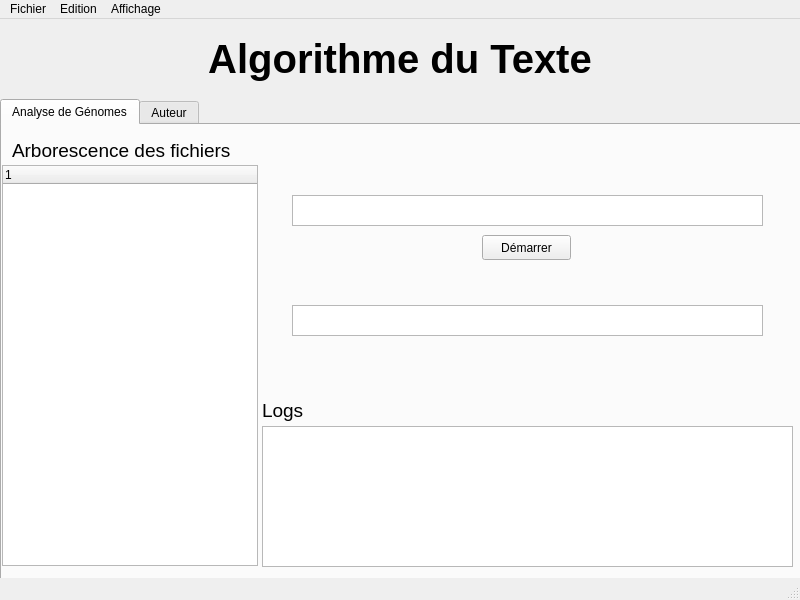
<?xml version="1.0" encoding="UTF-8"?>
<ui version="4.0">
 <class>MainWindow</class>
 <widget class="QMainWindow" name="MainWindow">
  <property name="geometry">
   <rect>
    <x>0</x>
    <y>0</y>
    <width>800</width>
    <height>600</height>
   </rect>
  </property>
  <property name="windowTitle">
   <string>Algorithme du Texte</string>
  </property>
  <property name="windowIcon">
   <iconset>
    <normaloff>../../../texture/orig.jpg</normaloff>../../../texture/orig.jpg</iconset>
  </property>
  <widget class="QWidget" name="centralwidget">
   <widget class="QLabel" name="bg">
    <property name="geometry">
     <rect>
      <x>0</x>
      <y>0</y>
      <width>800</width>
      <height>560</height>
     </rect>
    </property>
    <property name="text">
     <string/>
    </property>
    <property name="pixmap">
     <pixmap>../texture/color.png</pixmap>
    </property>
    <property name="scaledContents">
     <bool>true</bool>
    </property>
   </widget>
   <widget class="QLabel" name="title">
    <property name="geometry">
     <rect>
      <x>100</x>
      <y>10</y>
      <width>600</width>
      <height>60</height>
     </rect>
    </property>
    <property name="font">
     <font>
      <pointsize>30</pointsize>
      <weight>75</weight>
      <bold>true</bold>
     </font>
    </property>
    <property name="text">
     <string>Algorithme du Texte</string>
    </property>
    <property name="scaledContents">
     <bool>false</bool>
    </property>
    <property name="alignment">
     <set>Qt::AlignCenter</set>
    </property>
   </widget>
   <widget class="QTabWidget" name="tabs">
    <property name="geometry">
     <rect>
      <x>0</x>
      <y>80</y>
      <width>841</width>
      <height>481</height>
     </rect>
    </property>
    <property name="autoFillBackground">
     <bool>false</bool>
    </property>
    <property name="currentIndex">
     <number>0</number>
    </property>
    <widget class="QWidget" name="tab_1">
     <attribute name="title">
      <string>Analyse de Génomes</string>
     </attribute>
     <widget class="QLabel" name="bg_compute">
      <property name="geometry">
       <rect>
        <x>-4</x>
        <y>-4</y>
        <width>801</width>
        <height>451</height>
       </rect>
      </property>
      <property name="text">
       <string/>
      </property>
      <property name="pixmap">
       <pixmap>../texture/color.png</pixmap>
      </property>
      <property name="scaledContents">
       <bool>true</bool>
      </property>
     </widget>
     <widget class="QLabel" name="label_6">
      <property name="geometry">
       <rect>
        <x>10</x>
        <y>0</y>
        <width>241</width>
        <height>51</height>
       </rect>
      </property>
      <property name="text">
       <string>&lt;html&gt;&lt;head/&gt;&lt;body&gt;&lt;p&gt;&lt;span style=&quot; font-size:14pt;&quot;&gt;Arborescence des fichiers&lt;/span&gt;&lt;/p&gt;&lt;/body&gt;&lt;/html&gt;</string>
      </property>
     </widget>
     <widget class="QLabel" name="label_7">
      <property name="geometry">
       <rect>
        <x>260</x>
        <y>260</y>
        <width>241</width>
        <height>51</height>
       </rect>
      </property>
      <property name="text">
       <string>&lt;html&gt;&lt;head/&gt;&lt;body&gt;&lt;p&gt;&lt;span style=&quot; font-size:14pt;&quot;&gt;Logs&lt;/span&gt;&lt;/p&gt;&lt;/body&gt;&lt;/html&gt;</string>
      </property>
     </widget>
     <widget class="QTextBrowser" name="textBrowser">
      <property name="geometry">
       <rect>
        <x>260</x>
        <y>301</y>
        <width>531</width>
        <height>141</height>
       </rect>
      </property>
     </widget>
     <widget class="QTextEdit" name="textEdit">
      <property name="geometry">
       <rect>
        <x>290</x>
        <y>70</y>
        <width>471</width>
        <height>31</height>
       </rect>
      </property>
     </widget>
     <widget class="QTextEdit" name="textEdit_2">
      <property name="geometry">
       <rect>
        <x>290</x>
        <y>180</y>
        <width>471</width>
        <height>31</height>
       </rect>
      </property>
     </widget>
     <widget class="QPushButton" name="pushButton">
      <property name="geometry">
       <rect>
        <x>480</x>
        <y>110</y>
        <width>89</width>
        <height>25</height>
       </rect>
      </property>
      <property name="text">
       <string>Démarrer</string>
      </property>
     </widget>
     <widget class="QTreeWidget" name="treeWidget">
      <property name="geometry">
       <rect>
        <x>0</x>
        <y>40</y>
        <width>256</width>
        <height>401</height>
       </rect>
      </property>
      <column>
       <property name="text">
        <string notr="true">1</string>
       </property>
      </column>
     </widget>
    </widget>
    <widget class="QWidget" name="author">
     <attribute name="title">
      <string>Auteur</string>
     </attribute>
     <widget class="QLabel" name="bg_author">
      <property name="geometry">
       <rect>
        <x>-4</x>
        <y>-4</y>
        <width>801</width>
        <height>451</height>
       </rect>
      </property>
      <property name="sizePolicy">
       <sizepolicy hsizetype="Preferred" vsizetype="Preferred">
        <horstretch>0</horstretch>
        <verstretch>0</verstretch>
       </sizepolicy>
      </property>
      <property name="text">
       <string/>
      </property>
      <property name="pixmap">
       <pixmap>../texture/bg.png</pixmap>
      </property>
      <property name="scaledContents">
       <bool>false</bool>
      </property>
     </widget>
     <widget class="QLabel" name="name">
      <property name="geometry">
       <rect>
        <x>100</x>
        <y>-20</y>
        <width>461</width>
        <height>231</height>
       </rect>
      </property>
      <property name="font">
       <font>
        <pointsize>20</pointsize>
       </font>
      </property>
      <property name="text">
       <string>&lt;html&gt;&lt;head/&gt;&lt;body&gt;&lt;p&gt;&lt;br/&gt;&lt;/p&gt;&lt;p&gt;&lt;span style=&quot; font-size:16pt;&quot;&gt;    ALLEMAND Fabien&lt;/span&gt;&lt;/p&gt;&lt;p&gt;&lt;span style=&quot; font-size:16pt;&quot;&gt;    BONNAIL Julie&lt;/span&gt;&lt;/p&gt;&lt;p&gt;&lt;span style=&quot; font-size:16pt;&quot;&gt;    COUTURE Louise&lt;/span&gt;&lt;/p&gt;&lt;p&gt;&lt;span style=&quot; font-size:16pt;&quot;&gt;    LEBOT SamuelVLAYKOV Mathéo&lt;/span&gt;&lt;/p&gt;&lt;p&gt;&lt;br/&gt;&lt;/p&gt;&lt;/body&gt;&lt;/html&gt;</string>
      </property>
      <property name="scaledContents">
       <bool>true</bool>
      </property>
     </widget>
     <widget class="QLabel" name="txt_1">
      <property name="geometry">
       <rect>
        <x>20</x>
        <y>0</y>
        <width>300</width>
        <height>60</height>
       </rect>
      </property>
      <property name="font">
       <font>
        <pointsize>20</pointsize>
        <weight>75</weight>
        <bold>true</bold>
       </font>
      </property>
      <property name="text">
       <string>Logiciel développé par:</string>
      </property>
     </widget>
     <widget class="QLabel" name="txt_2">
      <property name="geometry">
       <rect>
        <x>20</x>
        <y>190</y>
        <width>300</width>
        <height>40</height>
       </rect>
      </property>
      <property name="font">
       <font>
        <pointsize>20</pointsize>
        <weight>75</weight>
        <bold>true</bold>
       </font>
      </property>
      <property name="text">
       <string>Logiciel développé en:</string>
      </property>
     </widget>
     <widget class="QLabel" name="label">
      <property name="geometry">
       <rect>
        <x>100</x>
        <y>230</y>
        <width>100</width>
        <height>40</height>
       </rect>
      </property>
      <property name="font">
       <font>
        <pointsize>20</pointsize>
       </font>
      </property>
      <property name="text">
       <string>&lt;html&gt;&lt;head/&gt;&lt;body&gt;&lt;p&gt;&lt;span style=&quot; font-size:16pt;&quot;&gt;Python&lt;/span&gt;&lt;/p&gt;&lt;/body&gt;&lt;/html&gt;</string>
      </property>
     </widget>
     <widget class="QLabel" name="label_2">
      <property name="geometry">
       <rect>
        <x>20</x>
        <y>270</y>
        <width>300</width>
        <height>40</height>
       </rect>
      </property>
      <property name="font">
       <font>
        <pointsize>20</pointsize>
        <weight>75</weight>
        <bold>true</bold>
       </font>
      </property>
      <property name="text">
       <string>Version du logiciel:</string>
      </property>
     </widget>
     <widget class="QLabel" name="label_3">
      <property name="geometry">
       <rect>
        <x>100</x>
        <y>310</y>
        <width>100</width>
        <height>40</height>
       </rect>
      </property>
      <property name="font">
       <font>
        <pointsize>20</pointsize>
       </font>
      </property>
      <property name="text">
       <string>&lt;html&gt;&lt;head/&gt;&lt;body&gt;&lt;p&gt;&lt;span style=&quot; font-size:16pt;&quot;&gt;v1.0.0&lt;/span&gt;&lt;/p&gt;&lt;/body&gt;&lt;/html&gt;</string>
      </property>
     </widget>
     <widget class="QLabel" name="label_4">
      <property name="geometry">
       <rect>
        <x>20</x>
        <y>350</y>
        <width>100</width>
        <height>40</height>
       </rect>
      </property>
      <property name="font">
       <font>
        <pointsize>20</pointsize>
        <weight>75</weight>
        <bold>true</bold>
       </font>
      </property>
      <property name="text">
       <string>Date:</string>
      </property>
     </widget>
     <widget class="QLabel" name="label_5">
      <property name="geometry">
       <rect>
        <x>100</x>
        <y>380</y>
        <width>150</width>
        <height>40</height>
       </rect>
      </property>
      <property name="font">
       <font>
        <pointsize>20</pointsize>
       </font>
      </property>
      <property name="text">
       <string>&lt;html&gt;&lt;head/&gt;&lt;body&gt;&lt;p&gt;&lt;span style=&quot; font-size:16pt;&quot;&gt;2023&lt;/span&gt;&lt;/p&gt;&lt;/body&gt;&lt;/html&gt;</string>
      </property>
     </widget>
    </widget>
   </widget>
  </widget>
  <widget class="QMenuBar" name="menubar">
   <property name="geometry">
    <rect>
     <x>0</x>
     <y>0</y>
     <width>800</width>
     <height>22</height>
    </rect>
   </property>
   <widget class="QMenu" name="menuFichier">
    <property name="title">
     <string>Fichier</string>
    </property>
    <addaction name="actionExporter_les_r_sultats"/>
   </widget>
   <widget class="QMenu" name="menuEdition">
    <property name="title">
     <string>Edition</string>
    </property>
   </widget>
   <widget class="QMenu" name="menuAffichage">
    <property name="title">
     <string>Affichage</string>
    </property>
   </widget>
   <addaction name="menuFichier"/>
   <addaction name="menuEdition"/>
   <addaction name="menuAffichage"/>
  </widget>
  <widget class="QStatusBar" name="statusbar"/>
  <action name="actionExporter_les_r_sultats">
   <property name="text">
    <string>Exporter les résultats</string>
   </property>
  </action>
 </widget>
 <resources/>
 <connections/>
</ui>
